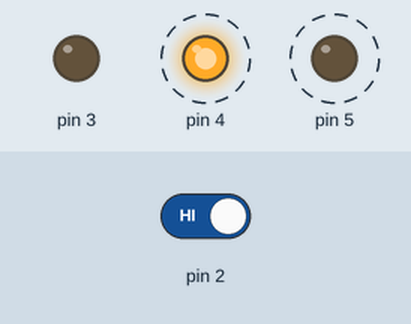
The sketch below on a simulated Arduino Uno, built with avr-gcc and run on an emulated ATmega328P. Shown: output pins drawn as LEDs (lit = HIGH). Dashed ring = blinking. Inputs (shaded band) come from the test bench; at power-on: pin 2 HIGH.

Above: at 1.3 s.
1.4 s: pin 2 driven LOW
At 2.5 s:
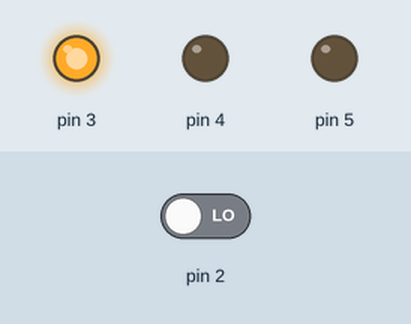
3.0 s: pin 2 driven HIGH
At 3.12 s:
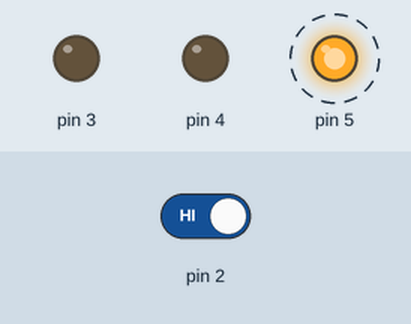
Timing chart, 0 to 12.0 s (numbered marks = the images above; inputs shaded):
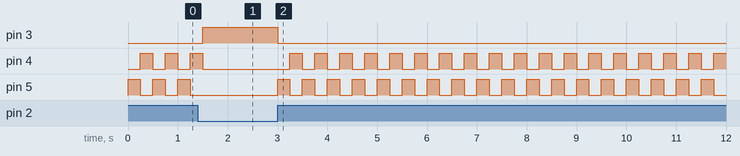

The sketch:

rocket_interface.ino
```cpp
int switchState = 0;
bool blinkState = false;

void setup() {
  pinMode(3, OUTPUT);
  pinMode(4, OUTPUT);
  pinMode(5, OUTPUT);
  pinMode(2, INPUT);

}

void restBehaviour() {
  digitalWrite(3, HIGH);
  digitalWrite(4, LOW);
  digitalWrite(5, LOW);
}

void activeBehaviour() {
  digitalWrite(3, LOW);

  if (blinkState == false) {
    digitalWrite(4, LOW);
    digitalWrite(5, HIGH);
  }
  else {
    digitalWrite(4, HIGH);
    digitalWrite(5, LOW);
  }
  blinkState = !blinkState;
  delay(250);
}

void loop() {
  switchState = digitalRead(2);

  if (switchState == LOW) {
    blinkState = false;
    restBehaviour();
  }
  else {
    activeBehaviour();
  }
}
```

Measured:
- after the input at 1.4 s, pin 3: LOW → HIGH after 0.10 s; pin 4: goes on until 1.5 s, then stays LOW; pin 5: stops changing and stays LOW
- after the input at 3.0 s, pin 3: HIGH → LOW at once; pin 4: alternates HIGH for 0.25 s and LOW for 0.25 s, starting after 0.25 s; pin 5: alternates HIGH for 0.25 s and LOW for 0.25 s, starting at once
- by itself, pin 4, pin 5: alternates HIGH for 0.25 s and LOW for 0.25 s
